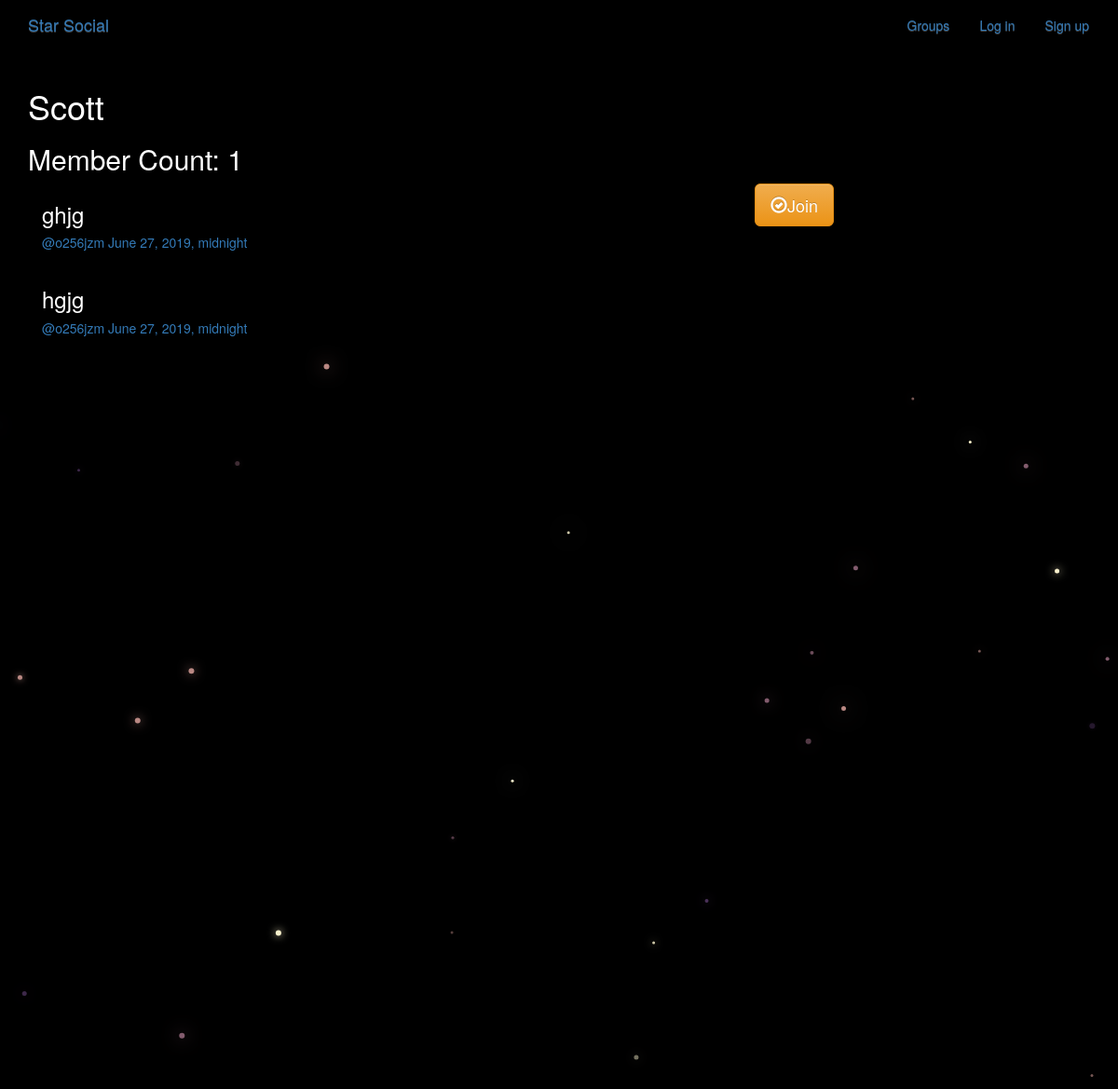
Page /groups/posts/in/scott/ on the committed database.
### groups/models.py (models this page shows, shortened)
class Group(models.Model):
    name = models.CharField(max_length=255,unique=True)
    slug = models.SlugField(allow_unicode=True,unique=True)
    description = models.TextField(blank=True,default='')
    description_html = models.TextField(editable=False,default='',blank=True)
    members = models.ManyToManyField(User,through="GroupMember")
    class Meta:
        ordering = ['name']

### posts/models.py (models this page shows, shortened)
class Post(models.Model):
    user = models.ForeignKey(User,related_name='posts',on_delete=models.CASCADE)
    created_at = models.DateTimeField(auto_now=True)
    message = models.TextField()
    message_html = models.TextField(editable=False)
    group = models.ForeignKey(Group,related_name='posts',null=True,blank=True,on_delete=models.CASCADE)
    class Meta:
        ordering = ['-created_at']
        unique_together = ["user","message"]

### groups/views.py (the view)
# urls.py: path('posts/in/<slug>/',views.SingleGroup.as_view(),name='single'),
class SingleGroup(generic.DetailView):
    model = Group

### groups/templates/groups/group_detail.html
{% extends "groups/group_base.html" %}
{% block pregroup %}
<h1>{{group.name}}</h1>
<h2>Member Count: {{group.members.count}}</h2>
{% if user in group.members.all %}
    <a href="{% url 'groups:leave' slug=group.slug %}"
      class='btn btn-lg btn-fill btn-warning'><span
      class='glyphicon glyphicon-remove-circle'></span>Leave</a>
{% else %}
    <a href="{% url 'groups:join' slug=group.slug %}"
      class='btn btn-lg btn-fill btn-warning'><span
      class='glyphicon glyphicon-ok-circle'></span>Join</a>
{% endif%}
{% endblock %}
{% block group_content %}
<div class="col-md-8">
  {% if group.posts.count == 0 %}
      <h2>No posts in the group yet!</h2>
  {% else %}
    {% for post in group.posts.all %}
        {% include "posts/_post.html" %}
    {% endfor %}
  {% endif %}
</div>
{% endblock %}

### posts/templates/posts/_post.html (shortened to what this page needs)
<div class="post media">
    <h3>{{post.message_html|safe}}</h3>
    <div class="media-body">
          <h5 class="media-heading">
          <span class="username">
                <a href="{% url 'posts:for_user' username=post.user.username %}">@{{post.user.username}}</a>
          </span>
          <time class="time">
              <a href="{% url 'posts:single' username=post.user.username pk=post.pk %}">
                {{post.created_at}}
              </a>
          </time>
          </h5>
    </div>
</div>

### static/simplesocial/css/master.css (style rules this page uses)
body { margin: 0; overflow: hidden; background-color: black; color:white; }

### rows in the picture
Group: name "Scott", members.count "1"
Post: message_html "ghjg", user.username "o256jzm", created_at "June 27, 2019, midnight"
Post: message_html "hgjg", user.username "o256jzm", created_at "June 27, 2019, midnight"
